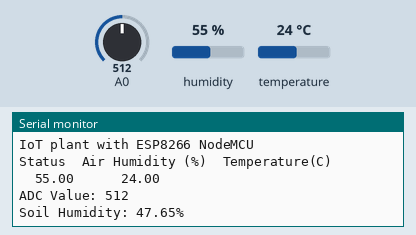
The sketch below on a simulated ESP8266 (NodeMCU). On the bench: the last lines printed to the serial monitor. The test bench sets the inputs (shaded band); at power-on: humidity 55 %, A0 = 512, temperature 24 °C. WiFi joins after 1.5 s; servers stay silent unless stated.

Above: at 4.7 s.
4.8 s: humidity set to 22 %
16.1 s: A0 set to 716
At 19.5 s:
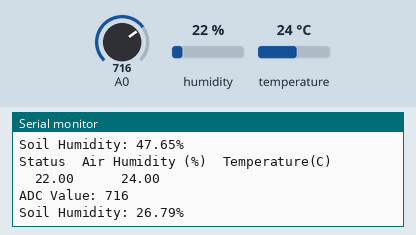
27.4 s: temperature set to 12 °C
At 35.2 s:
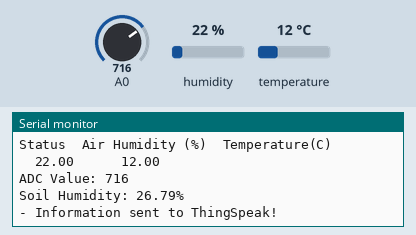
38.7 s: A0 set to 900
At 49.7 s:
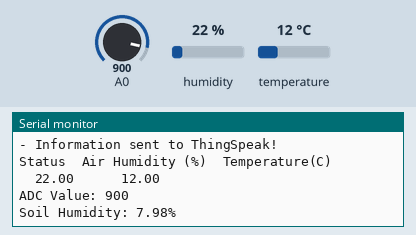
50.0 s: humidity set to 40 %
Timing chart, 0 to 53.0 s (numbered marks = the images above; inputs shaded):
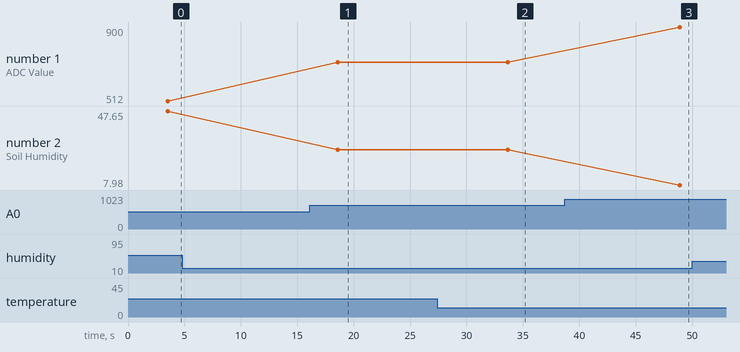

The sketch:

MainProject.ino
```cpp
#include "ESP8266WiFi.h"
#include "DHT.h"
DHT dht2(2,DHT11);

// WiFi parameters to be configured
const char* ssid = "MTNL";
const char* password = "AttOpmn63";

#define INTERVALO_ENVIO_THINGSPEAK  30000 // thingspeak environment

//global constants and variables
char ThingSpeakAPIAddress[] = "api.thingspeak.com";  //ThingSpeak API Address
String ThingSpeakWrittenKey = "9S48Z6FBHLI03KEV";   //ThingSpeak Written Key
long lastConnectionTime;
WiFiClient client;

//prototypes
void SendInformationThingspeak(String StringData);
void MakeWiFiConnection(void);
float DoReadingHumidity(void);

// Implementation - Function: sends information to ThingSpeak, Parameters: String with the information to be sent, Return: none
void SendInformationThingspeak(String StringData)
{
  if (client.connect(ThingSpeakAPIAddress, 80))
  {
    //makes the HTTP request to ThingSpeak
    client.print("POST /update HTTP/1.1\n");
    client.print("Host: api.thingspeak.com\n");
    client.print("Connection: close\n");
    client.print("X-THINGSPEAKAPIKEY: "+ThingSpeakWrittenKey+"\n");
    client.print("Content-Type: application/x-www-form-urlencoded\n");
    client.print("Content-Length: ");
    client.print(StringData.length());
    client.print("\n\n");
    client.print(StringData);
    lastConnectionTime = millis();
    Serial.println("- Information sent to ThingSpeak!");
  }
}

// Function: makes WiFI connection, Parameters: none, Return: none
void MakeWiFiConnection(void)
{
  client.stop();
  Serial.println("Connecting to the WiFi network...");
  Serial.println();
  delay(1000);
  WiFi.begin(ssid, password);
  while (WiFi.status() != WL_CONNECTED)
  {
    delay(500);
    Serial.print(".");
  }
  Serial.println("");
  Serial.println("WiFi connected successfully!");
  Serial.println("IP obtained: ");
  // Serial.println(WiFi.localIP());
  delay(1000);
}

float DoReadingHumidity(void)
{
  int ValueADC;
  float HumidityPercent;
  ValueADC = analogRead(0);
  Serial.print("ADC Value: ");
  Serial.println(ValueADC);

  HumidityPercent = 100 * ((978-(float)ValueADC) / 978);
  Serial.print("Soil Humidity: ");
  Serial.print(HumidityPercent);
  Serial.println("%");
  return HumidityPercent;
}

void setup()
{
  Serial.begin(9600);
  lastConnectionTime = 0;
  MakeWiFiConnection();
  Serial.println("IoT plant with ESP8266 NodeMCU");
  dht2.begin();
}

//loop principal
void loop()
{
  float humidity = dht2.readHumidity(); /* Get humidity value */
  float temperature = dht2.readTemperature(); /* Get temperature value */
  Serial.println("Status\tAir Humidity (%)\tTemperature(C)");
  Serial.print("\t");
  Serial.print((dht2.readHumidity()));
  Serial.print("\t\t\t");
  Serial.print((dht2.readTemperature()));
  Serial.println();

  float HumidityPercentRead;
  int TruncatedPercentHumidity;
  char FieldHumidity[11];
  // char FieldTemperature[1];
  if (client.connected())
  {
    client.stop();
    Serial.println("- Disconnected from ThingSpeak");
    Serial.println();
  }
  HumidityPercentRead = DoReadingHumidity();
  TruncatedPercentHumidity = (int)HumidityPercentRead;
  if(!client.connected() && (millis() - lastConnectionTime > INTERVALO_ENVIO_THINGSPEAK))
  {
    sprintf(FieldHumidity,"field1=%d",TruncatedPercentHumidity);
    // sprintf(FieldTemperature,"field2=%d",temperature);
    SendInformationThingspeak(FieldHumidity);
    // SendInformationThingspeak(FieldTemperature);
  }

  delay(15000);
}
```

Measured:
- after the input at 16.1 s, the serial monitor: prints a new line after 2.5 s (image 1)
- after the input at 27.4 s, the serial monitor: prints a new line after 6.2 s (image 2)
- after the input at 38.7 s, the serial monitor: prints a new line after 10.2 s (image 3)
- plotted number 1: 512 → 716 after the input at 16.1 s, 716 → 900 after the input at 38.7 s
- plotted number 2: 47.65 → 26.79 after the input at 16.1 s, 26.79 → 7.98 after the input at 38.7 s
